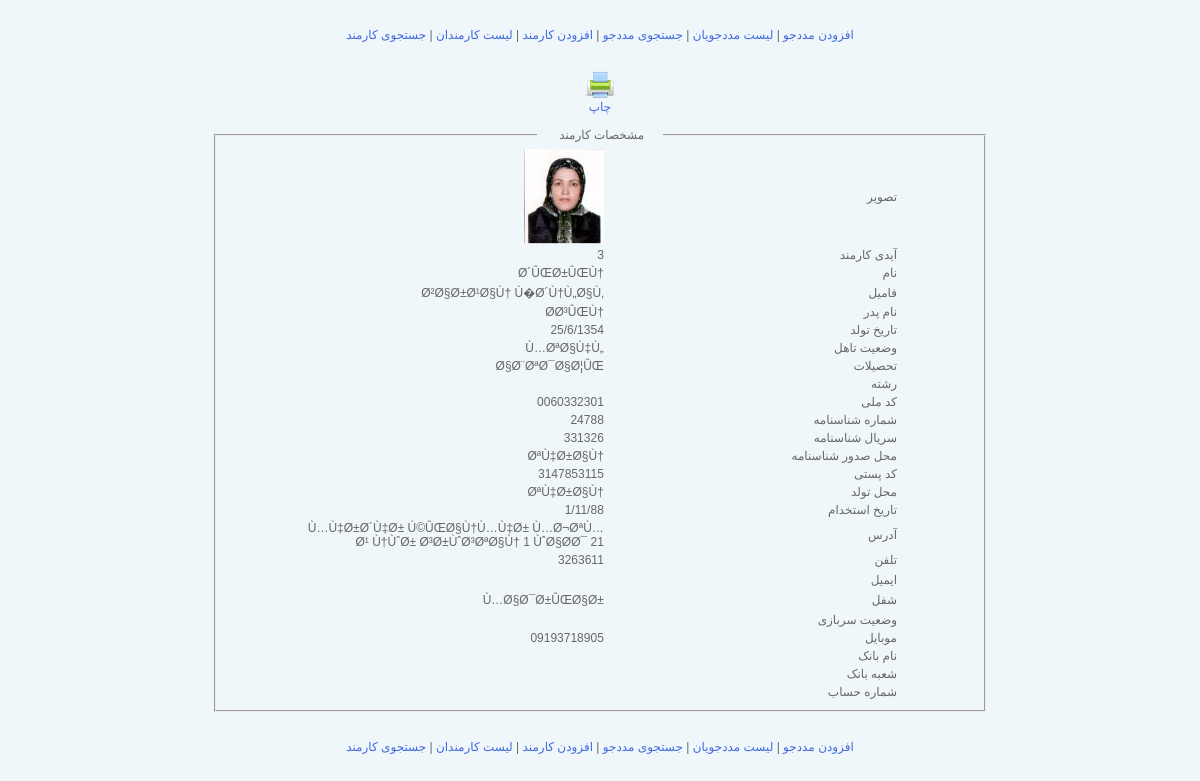
Screenshot of /admin/showEemployeeDetails.php?employeeId=3 (signed in) with the database file from the repository.
### tables this page shows
CREATE TABLE IF NOT EXISTS `employee` (
  `employeeId` int(20) NOT NULL,
  `name` varchar(200) NOT NULL,
  `family` varchar(200) NOT NULL,
  `father` varchar(200) NOT NULL,
  `birthday` varchar(200) NOT NULL,
  `sex` varchar(200) NOT NULL,
  `marital` varchar(200) NOT NULL,
  `education` varchar(200) NOT NULL,
  `course` varchar(200) NOT NULL,
  `melliCode` varchar(200) NOT NULL,
  `shenasNo` varchar(200) NOT NULL,
  `shenasSerial` varchar(200) NOT NULL,
  `shenasSodur` varchar(200) NOT NULL,
  `postalCode` varchar(200) NOT NULL,
  `birthplace` varchar(200) NOT NULL,
  `emloymentDate` varchar(200) NOT NULL,
  `address` varchar(1000) NOT NULL,
  `tel` varchar(200) NOT NULL,
  `mobile` varchar(200) NOT NULL,
  `bank` varchar(200) NOT NULL,
  `bankBranch` varchar(200) NOT NULL,
  `bankAccount` varchar(200) NOT NULL,
  `email` varchar(200) NOT NULL,
  `job` varchar(200) NOT NULL,
  `military` varchar(200) NOT NULL,
  `photo1` varchar(200) NOT NULL,
  `photoSource` varchar(200) NOT NULL,
  PRIMARY KEY (`employeeId`),
  KEY `employeeId` (`employeeId`)
);

### class/connection.php (called while the page is built, shortened)
<?php
class connection{
	var $link;
	function getdbSettings() {
		$dbSettings['hostName']=$hostName;
		$dbSettings['dbName']=$dbName;
		$dbSettings['dbUser']=$dbUser;
		$dbSettings['dbPass']=$dbPass;
		return $dbSettings;
	}
	function dbConnect() {
		$dbSettings=$this->getdbSettings();
		$hostName=$dbSettings['hostName'];
		$dbName=$dbSettings['dbName'];
		$dbUser=$dbSettings['dbUser'];
		$dbPass=$dbSettings['dbPass'];
		$dbConnectResult=mysql_connect($hostName, $dbUser, $dbPass);
		$this->link=$dbConnectResult;
        if (mysql_select_db($dbName,$dbConnectResult)){
		   return $dbConnectResult;}
		else{
			 $this->closeConnection();
		     return false;}
	}
	function queryRun($query){
		$con3=$this->link;
		$result3=mysql_query($query,$con3);
        if($result3){
			return $result3;}
	    else{
			$this->closeConnection();
			return false;}
	}
}
?>

### admin/showEemployeeDetails.php (the view, shortened to what this page needs)
<!DOCTYPE html PUBLIC "-//W3C//DTD XHTML 1.0 Transitional//EN" "http://www.w3.org/TR/xhtml1/DTD/xhtml1-transitional.dtd">
<html xmlns="http://www.w3.org/1999/xhtml">
<head>
<link rel="stylesheet" type="text/css" href="../themes/default/css/index.css"/>
</head>
<body>
<?php
include("header.php");
?>
<div align="center"><a href="#" onclick="window.print()"><img src="../themes/default/images/print.png" width="30" height="30" /><br />چاپ</a></div>
<br />
<?php
include('../class/connection.php');
$employeeId=$_GET['employeeId'];
$connector=new connection();
$query = "SELECT * FROM employee WHERE employeeId='$employeeId'";
$result=$connector->queryRun($query);
$num=mysql_num_rows($result);
    for($i=0;$i<$num;$i++){
        $row = mysql_fetch_array($result);
	    if($row['photo1']=='') $photo1='<img src="../themes/default/images/patientPhoto.png" width="32" height="32" />';
		else $photo1='<a href="'.$row['photoSource'].'":><img src="'.$row['photo1'].'"  /></a>';
	 echo '
<div align="center">
<fieldset style="width:750px">
<legend align="center" style="color:#666">&nbsp;&nbsp;&nbsp;&nbsp;&nbsp; مشخصات کارمند&nbsp;&nbsp;&nbsp;&nbsp;&nbsp;</legend>
<table align="center" width="600px" border="0">
	<tr>
    <td width="154" align="right">'.$photo1.'</td>
    <td width="148" align="right">تصویر</td>
  </tr>
  <tr>
    <td width="154" align="right">'.$row['employeeId'].'</td>
    <td width="148" align="right">آیدی کارمند</td>
  </tr>
  <tr>
    <td width="154" align="right">'.$row['name'].'</td>
    <td width="148" align="right">نام</td>
  </tr>
  <tr>
    <td width="154" align="right">'.$row['family'].'</td>
    <td width="148" align="right">فامیل</td>
  </tr>
  <tr>
    <td width="154" align="right">'.$row['father'].'</td>
    <td width="148" align="right">نام پدر</td>
  </tr>
  <tr>
    <td width="154" align="right">'.$row['birthday'].'</td>
    <td width="148" align="right">تاریخ تولد </td>
  </tr>
  <tr>
    <td width="154" align="right">'.$row['marital'].'</td>
    <td width="148" align="right">وضعیت تاهل</td>
  </tr>
  <tr>
    <td width="154" align="right">'.$row['education'].'</td>
    <td width="148" align="right">تحصیلات</td>
  </tr>
  <tr>
    <td width="154" align="right">'.$row['course'].'</td>
    <td width="148" align="right">رشته</td>
  </tr>
  <tr>
    <td width="154" align="right">'.$row['melliCode'].'</td>
    <td width="148" align="right">کد ملی</td>
  </tr>
  <tr>
    <td width="154" align="right">'.$row['shenasNo'].'</td>
    <td width="148" align="right">شماره شناسنامه</td>
  </tr>
  <tr>
    <td width="154" align="right">'.$row['shenasSerial'].'</td>
    <td width="148" align="right">سریال شناسنامه</td>
  </tr>
  <tr>
    <td width="154" align="right">'.$row['shenasSodur'].'</td>
    <td width="148" align="right">محل صدور شناسنامه</td>
  </tr>
  <tr>
    <td width="154" align="right">'.$row['postalCode'].'</td>
    <td width="148" align="right">کد پستی</td>
  </tr>
  <tr>
    <td width="154" align="right">'.$row['birthplace'].'</td>
    <td width="148" align="right">محل تولد</td>
  </tr>
  <tr>
    <td width="154" align="right">'.$row['emloymentDate'].'</td>
    <td width="148" align="right">تاریخ استخدام</td>
  </tr>
  <tr>
    <td width="154" align="right">'.$row['address'].'</td>
    <td width="148" align="right">آدرس</td>
  </tr>
  <tr>
    <td width="154" align="right">'.$row['tel'].'</td>
    <td width="148" align="right">تلفن</td>
  </tr>
  <tr>
  <tr>
    <td width="154" align="right">'.$row['email'].'</td>
    <td width="148" align="right">ایمیل</td>
  </tr>
  <tr>
  <tr>
    <td width="154" align="right">'.$row['job'].'</td>
    <td width="148" align="right">شفل</td>
  </tr>
  <tr>
  <tr>
    <td width="154" align="right">'.$row['military'].'</td>
    <td width="148" align="right">وضعیت سربازی</td>
  </tr>
  <tr>
    <td width="154" align="right">'.$row['mobile'].'</td>
    <td width="148" align="right">موبایل</td>
  </tr>
  <tr>
    <td width="154" align="right">'.$row['bank'].'</td>
    <td width="148" align="right">نام بانک</td>
  </tr>
  <tr>
    <td width="154" align="right">'.$row['bankBranch'].'</td>
    <td width="148" align="right">شعبه بانک</td>
  </tr>
  <tr>
    <td width="154" align="right">'.$row['bankAccount'].'</td>
    <td width="148" align="right">شماره حساب</td>
  </tr>
  </table>
  </fieldset>
</div>
	 ';
	}
    ?>
<?php
include("header.php");
?>
</body>
</html>

### themes/default/css/index.css (style rules this page uses)
body { font-family:Tahoma, Geneva, sans-serif; font-size:12px; color:#666; background:#F0F7FB; margin:0px; }
a { text-decoration:none; }
a:link { color:royalblue }
img { border:0; }

### rows the page displays
employee: photo1 (picture), employeeId "3", name "Ø´ÛŒØ±ÛŒÙ†", family "Ø²Ø§Ø±Ø¹Ø§Ù† Ù�Ø´Ù†Ù„Ø§Ù‚", father "Ø­Ø³ÛŒÙ†", birthday "25/6/1354", marital "Ù…ØªØ§Ù‡Ù„", education "Ø§Ø¨ØªØ¯Ø§Ø¦ÛŒ", melliCode "0060332301", shenasNo "24788", shenasSerial "331326", shenasSodur "ØªÙ‡Ø±Ø§Ù†", postalCode "3147853115", birthplace "ØªÙ‡Ø±Ø§Ù†", emloymentDate "1/11/88", address "Ù…Ù‡Ø±Ø´Ù‡Ø± Ú©ÛŒØ§Ù†Ù…Ù‡Ø± Ù…Ø¬ØªÙ…Ø¹ Ù†ÙˆØ± Ø³Ø±ÙˆØ³ØªØ§Ù† 1 ÙˆØ§Ø­Ø¯ 21", tel "3263611", job "Ù…Ø§Ø¯Ø±ÛŒØ§Ø±", mobile "09193718905"
